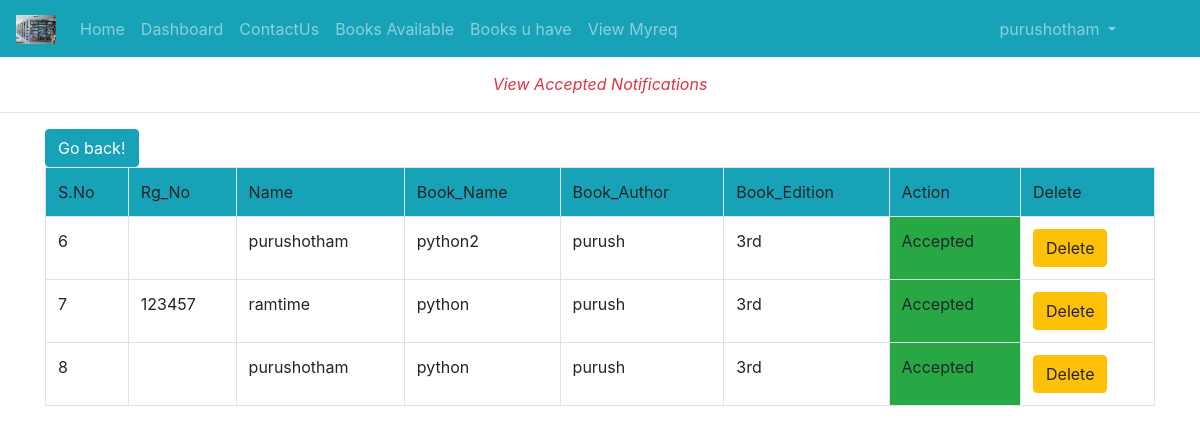
Page /accepting/ (signed in) on the committed database.
### Library_App/models.py (models this page shows)
class User(AbstractUser):
	t = (
		(1,'student'),
		(2,'guest'),
		(3,'Staff'),
		)
	r=[('CSE','CSE'),('ECE','ECE'),('CIVIL','CIVIL'),('Mechanical','Mechanical'),('EEE','EEE'),('MBA','MBA')]
	role = models.IntegerField(default=2,choices=t)
	g=[('M',"Male"),('F','Female')]
	age=models.IntegerField(default=10)
	gender=models.CharField(max_length=10,choices=g,default="F")
	impf=models.ImageField(upload_to='profiles/',default="profile.jpg")
	Rg_No=models.CharField(max_length=120,default="")
	Branch=models.CharField(choices=r,max_length=120,default="")
	phone_no=models.CharField(null=True,default="1234567890",max_length=10)
	address=models.CharField(max_length=200,default="Tirupathi")

class st_admin_data(models.Model):
	Rg_No=models.CharField(max_length=120)
	Branch=models.CharField(max_length=120)
	Name=models.CharField(max_length=120)
	issue_status=models.IntegerField(default=0)
	Book_name=models.CharField(max_length=120)
	Book_author=models.CharField(max_length=120)
	Book_Edition=models.CharField(max_length=120,default="")
	Book_count=models.IntegerField(default=0)
	Issue_date=models.DateField(blank=True,null=True)
	Expire_date=models.DateField(blank=True,null=True)
	Return_Date=models.DateField(blank=True,null=True)
	Fine=models.IntegerField(default=0)
	uid=models.ForeignKey(User,on_delete=models.CASCADE)

### Library_App/views.py (the view)
# urls.py: path('accepting/',views.accepting,name="accepting"),
def accepting(req):
	pending2=st_admin_data.objects.all()
	data=Books_Avail.objects.filter()
	return render(req,'html/noti_acceptingdata.html',{'p':pending2})

### Library_App/templates/html/noti_acceptingdata.html (shortened to what this page needs)
{% extends 'html/base.html' %}
{% load static %}
{% block content %}
<div class="text-center text-danger">
	<br>
	<span><i>View Accepted Notifications</i></span>
</div>
<hr>
<div class="container">
	<table class="table table-bordered">
		<input type="button" value="Go back!" onclick="history.back()" class="btn btn-info">
		<tr class="bg bg-info">
			<td>S.No</td>
			<td>Rg_No</td>
			<td>Name</td>
			<td>Book_Name</td>
			<td>Book_Author</td>
			<td>Book_Edition</td>
			<td>Action</td>
			<td>Delete</td>
		</tr>
		{% for i in p %}
		{% if i.issue_status is 1 %}
		<tr>
			<td>{{forloop.counter}}</td>
			<td>{{i.Rg_No}}</td>
			<td>{{i.Name}}</td>
			<td>{{i.Book_name}}</td>
			<td>{{i.Book_author}}</td>
			<td>{{i.Book_Edition}}</td>
			{% if i.issue_status is 1 %}
			<td class="bg-success">Accepted</td>
			{% endif %}
			<td><a class="confirm-delete btn btn-warning" href="{% url 'datadelete' i.id %}">Delete</a></td>
		</tr>
		{% endif %}
		{% endfor %}
	</table>
</div>
		<br><br><br><br>
{% endblock %}

### Library_App/templates/html/navbar.html (shortened to what this page needs)
{% load static %}
<nav class="navbar fixed-top navbar-expand-sm bg-info navbar-dark mb-2">
  <a class="navbar-brand" href="{% url 'hm' %}">
    <img src="{% static 'images/libnew.jpg' %}" alt="logo" style="width:40px;">
  </a>
  <div class="collapse navbar-collapse" id="collapsibleNavbar">
  <ul class="navbar-nav">
    {% if not user.is_authenticated %}
    <li class="nav-item">
      <a class="nav-link" href="{% url 'hm' %}">Home</a>
    </li>
    <li class="nav-item">
      <a class="nav-link" href="{% url 'at' %}">AboutUs</a>
    </li>
    <li class="nav-item">
      <a class="nav-link" href="{% url 'ct' %}">Contact Details</a>
    </li>
    {% else %}
    {% if user.is_superuser %}
     <li class="nav-item">
      <a class="nav-link" href="{% url 'hm' %}">Home</a>
    </li>
     <li class="nav-item">
      <a class="nav-link" href="{% url 'dsh' %}">Dashboard</a>
    </li>
    </li>
     <li class="nav-item">
      <a class="nav-link" href="{% url 'books_avail' %}">Books_available</a>
    </li>
    <li class="nav-item">
      <a class="nav-link" href="{% url 'gperm' %}">Grant Permission</a>
    </li>
    <li class="dropdown">
      <a type="button" class="nav-link dropdown-toggle" data-toggle="dropdown">Books Status</a>
      <div class="dropdown-menu">
        <a class="dropdown-item" href="{% url 'issue_book' %}">Issued Books</a>
      <a class="dropdown-item" href="{% url 'Return_book' %}">Return Books</a></div>
    </li>
    <li class="nav-item" style='display:inline'>
      <a class="nav-link" href="{% url 'fine' %}">Fines List</a>
    </li>
    <li class="nav-item">
      <a class="nav-link" href="{% url 'viewn' %}">Students Requests</a>
    </li>
    {% else %}
   {% if user.role == 1 or user.role == 3 %}
      <li class="nav-item">
      <a class="nav-link" href="{% url 'hm' %}">Home</a>
    </li>
     <li class="nav-item">
      <a class="nav-link" href="{% url 'dsh' %}">Dashboard</a>
    </li>
    <li class="nav-item">
      <a class="nav-link" href="{% url 'ct' %}">ContactUs</a>
    </li>
    <li class="nav-item">
      <a class="nav-link" href="{% url 'studentbooks_avail' %}">Books Available</a>
    </li>
     <li class="nav-item">
      <a class="nav-link" href="{% url 'bk' %}">Books u have</a>
    </li>
    <li class="nav-item">
        <a class="nav-link" href="{% url 'myreq' %}">View Myreq</a>
      </li>
    {% endif %}
    {% endif %}
    {% endif %}
  </ul>
  <ul class="navbar-nav ml-auto" style="margin-right:60px">
    {% if not user.is_authenticated %}
    <li class="nav-item">
      <a class="nav-link" href="{% url 'log' %}">LogIn</a>
    </li>
    {% else %}
  <li class="dropdown">
    <a type="button" class="nav-link dropdown-toggle" data-toggle="dropdown">
      {% if user.role == 1 or user.is_superuser or user.role == 3 %}
      {{user.username}}
       {% else %}
       Guest
       {% endif %}
    </a>
</li>
{% endif %}
</ul>
</div>
</nav>
<br>
<br>

### rows in the picture
User: username "purushotham"
st_admin_data: Name "purushotham", Book_name "python2", Book_author "purush", Book_Edition "3rd", issue_status "Accepted"
st_admin_data: Rg_No "123457", Name "ramtime", Book_name "python", Book_author "purush", Book_Edition "3rd", issue_status "Accepted"
st_admin_data: Name "purushotham", Book_name "python", Book_author "purush", Book_Edition "3rd", issue_status "Accepted"
